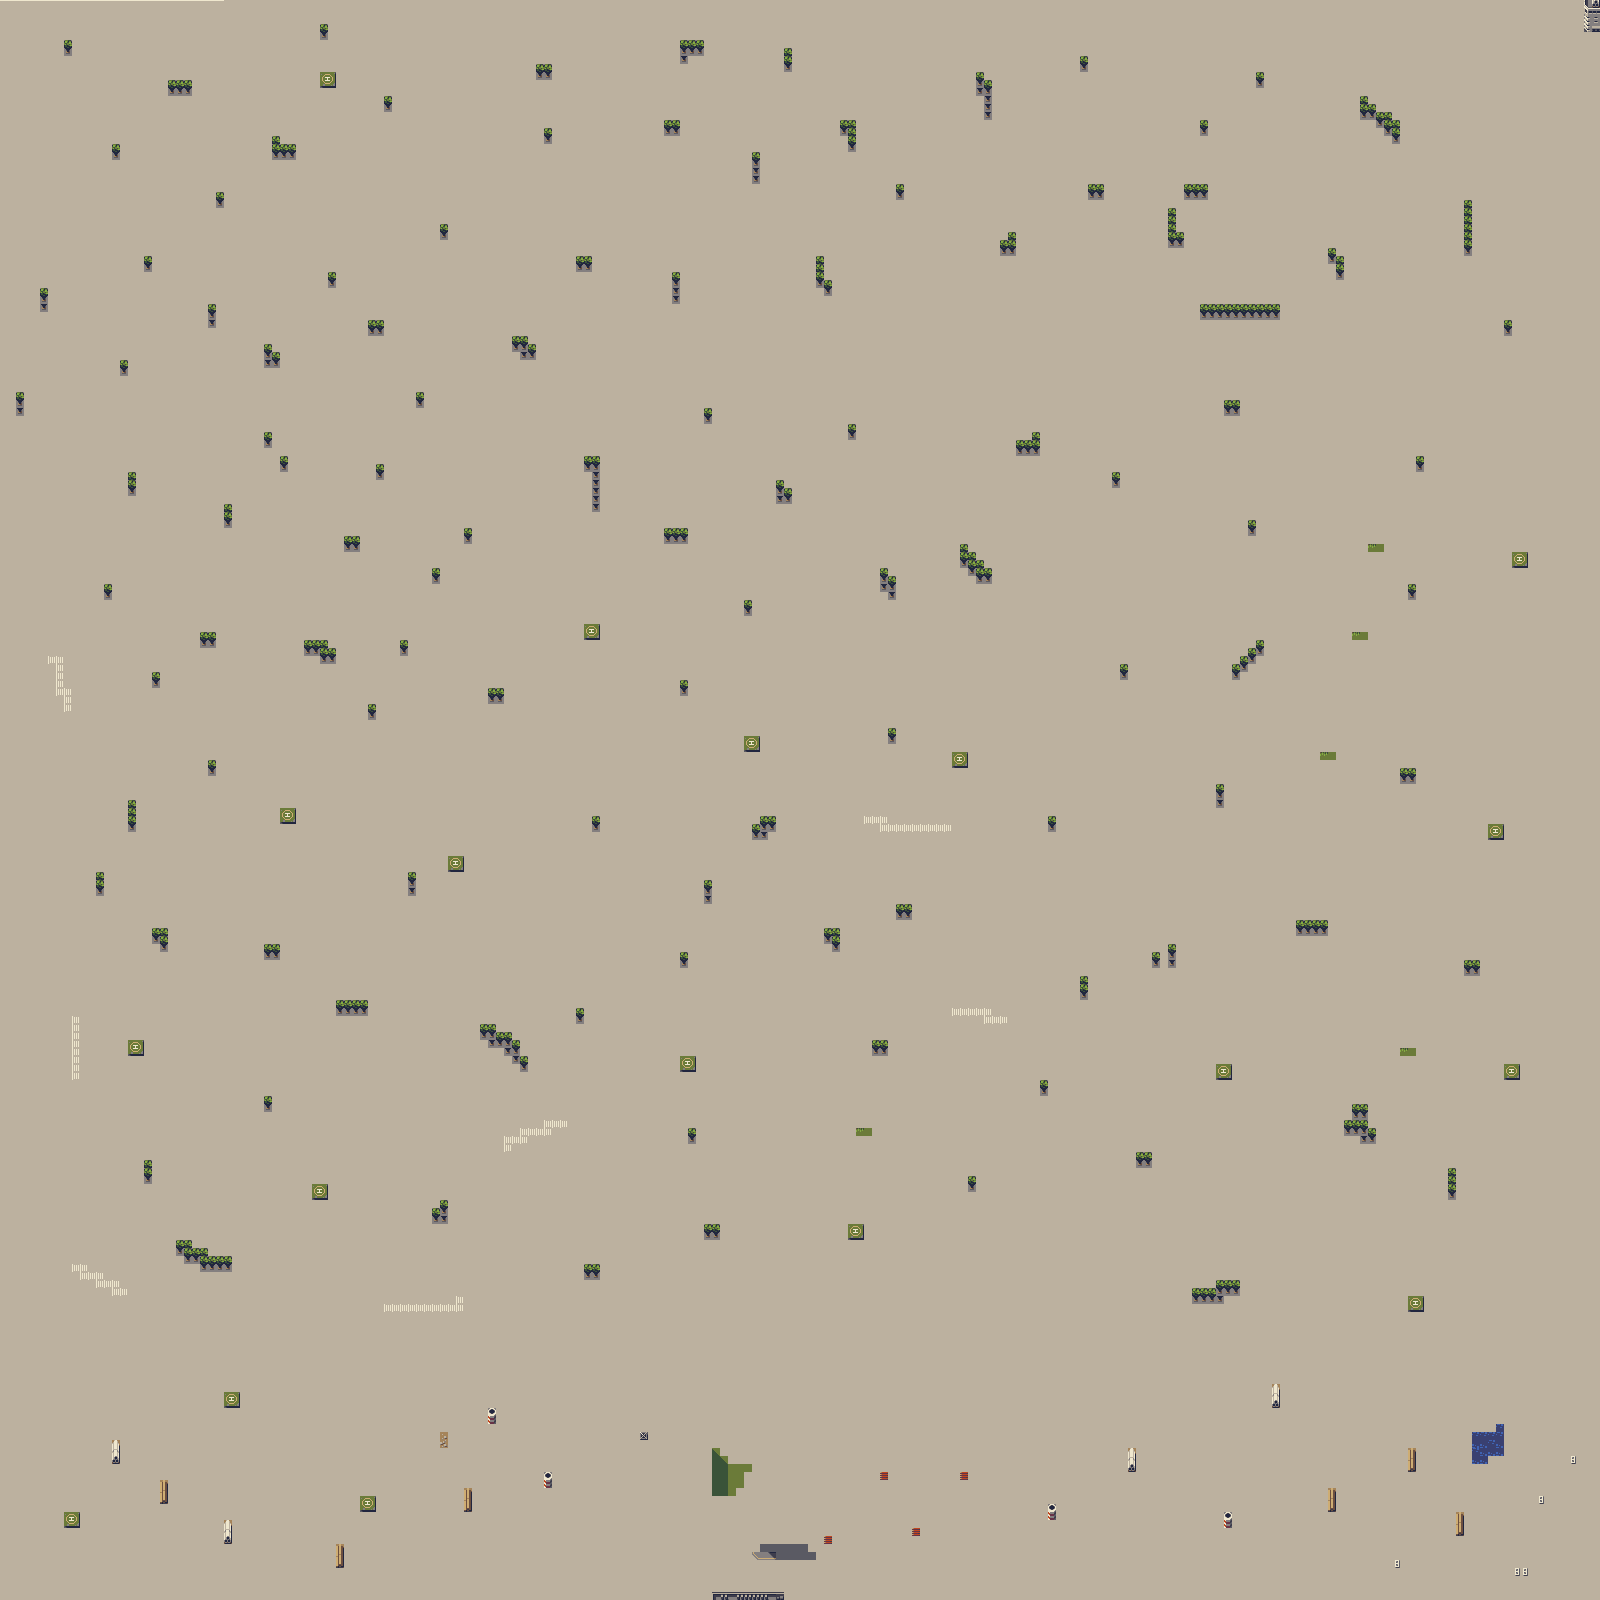

A level layout from a 2D game, rendered from its tile map. Below: a short description, then the map file with tile-grid data replaced by summaries:
An orthogonal 200x200 tile map with 8x8 px tiles, 1 tile layer (background).

<map version="1.2" tiledversion="1.2.3" orientation="orthogonal" renderorder="right-down" width="200" height="200" tilewidth="8" tileheight="8" infinite="0" nextlayerid="2" nextobjectid="1">
 <tileset firstgid="1" source="galletcity_tiles.tsx" />
 <layer id="1" name="background" width="200" height="200">
  <data>[40000 cells, 40000 non-empty, 43 distinct tile ids]</data>
 </layer>
</map>
